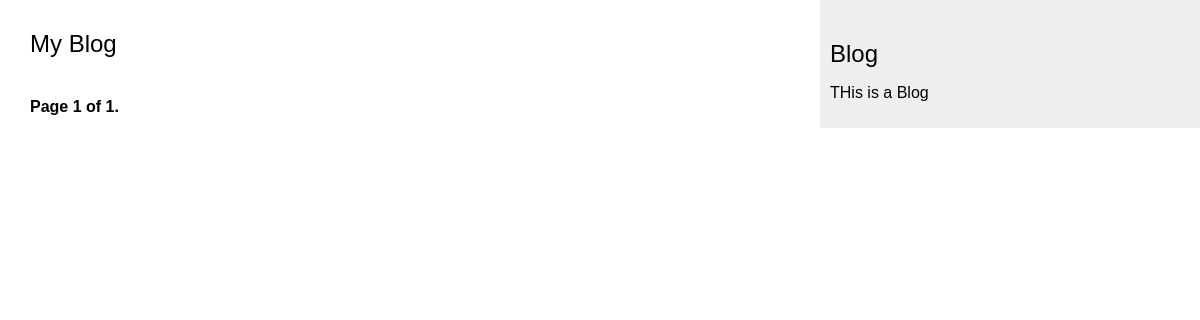
The page /blog/ on the database as committed earlier.
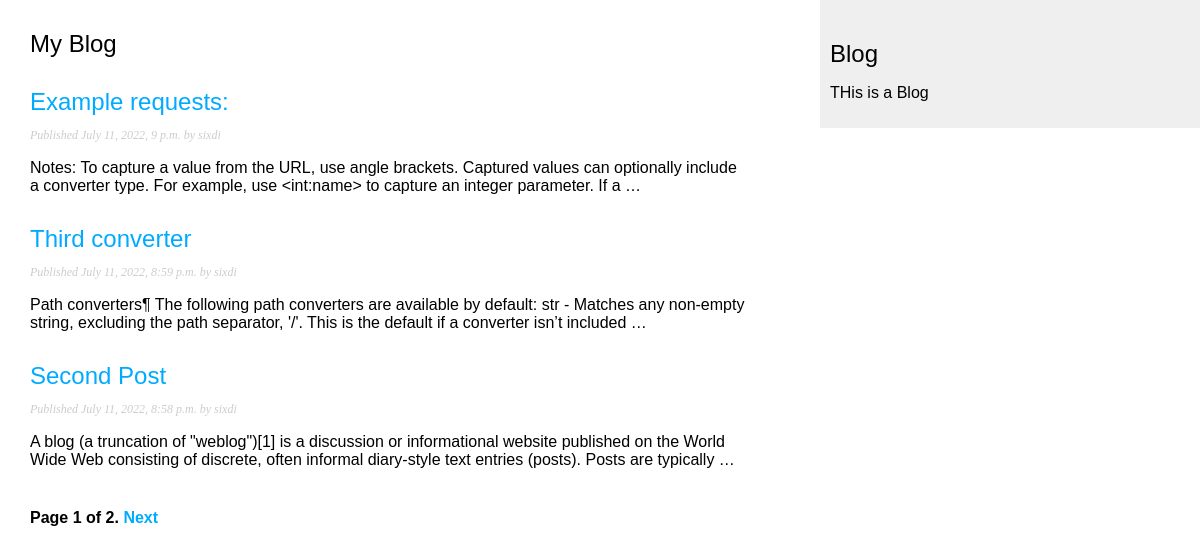
The same page on the database as committed later.
### blog/models.py (models this page shows, shortened)
class Post(models.Model):
    STATUS_CHOICE = (
        ('draft', 'Draft'),
        ('published', 'Published'),
    )
    title = models.CharField(max_length=250)
    slug = models.SlugField(max_length=250, unique_for_date='publish')
    author = models.ForeignKey(User, on_delete=models.CASCADE, related_name='blog_posts')
    body = models.TextField()
    publish = models.DateTimeField(default=timezone.now)
    created = models.DateTimeField(auto_now_add=True)
    updated = models.DateTimeField(auto_now=True)
    status = models.CharField(max_length=10, choices=STATUS_CHOICE, default='draft')
    class Meta:
        ordering = ('-publish', )
    objects = models.Manager()
    published = PublishedManager()
    def get_absolute_url(self):
        return reverse('blog:post_detail', args=[
            self.publish.year,
            self.publish.month,
            self.publish.day, self.slug
        ])

### blog/views.py (the view)
# urls.py: path('', views.post_list, name='post_list'),
def post_list(request):
    posts = Post.published.all()
    per_page = 3
    paginator = Paginator(object_list=posts, per_page=per_page)
    page = request.GET.get('page')
    try:
        posts = paginator.page(page)
    except PageNotAnInteger:
        posts = paginator.page(1)
    except EmptyPage:
        posts = paginator.page(paginator.num_pages)
    context = {
        'page': page,
        'posts': posts,
    }
    return render(request, 'blog/post/list.html', context=context)

### blog/models.py (called while the page is built)
    def get_queryset(self):
        return super(PublishedManager, self).get_queryset().filter(status='published')

### templates/blog/post/list.html (shortened to what this page needs)
{% extends 'blog/base.html' %}
{% block content %}
    <h2>My Blog</h2>
    {% for post in posts %}
        <h2>
            <a href="{{ post.get_absolute_url }}">
                {{post.title}}
            </a>
        </h2>
        <p class="date">
            Published {{ post.publish }} by {{ post.author }}
        </p>
        {{ post.body|truncatewords:30|linebreaks}}
    {% endfor %}
    {% include "blog/post/pagination.html" with page=posts %}
{% endblock %}

### templates/blog/base.html (shortened to what this page needs)
{% load static %}
<!DOCTYPE html>
<html lang="en">
<head>
    <link href="{% static 'css/blog.css' %}" rel="stylesheet">
</head>
<body>
    <div id="content">
        {% block content %}
        {% endblock %}
    </div>
    <div id="sidebar">
        <h2>Blog</h2>
        <p>THis is a Blog</p>
    </div>
</body>
</html>

### templates/blog/post/pagination.html (shortened to what this page needs)
<div class="pagination">
    <span class="step-links">
        <span class="current">
            Page {{page.number}} of {{page.paginator.num_pages}}.
        </span>
        {% if page.has_next %}
            <a href="?page={{page.next_page_number}}">Next</a>
        {% endif %}
    </span>
</div>

### static/css/blog.css (style rules this page uses)
body { margin:0; padding:0; font-family:helvetica, sans-serif; }
a { color:#00abff; text-decoration:none; }
h2 { font-weight:normal; margin:30px 0 0; }
#content { float:left; width:60%; padding:0 0 0 30px; }
#sidebar { float:right; width:30%; padding:10px; background:#efefef; height:100%; }
p.date { color:#ccc; font-family: georgia, serif; font-size: 12px; font-style: italic; }
.pagination { margin:40px 0; font-weight:bold; }

Rows that differ between the two databases and show on the page:
added Post: title "Example requests:", publish "July 11, 2022, 9 p.m.", author "sixdi", body "Notes: To capture a value from the URL, use angle brackets. Captured values can optionally include a converter type. For example, use <int:name> to capture an integer parameter. If a …"
added Post: title "Third converter", publish "July 11, 2022, 8:59 p.m.", author "sixdi", body "Path converters¶ The following path converters are available by default: str - Matches any non-empty string, excluding the path separator, '/'. This is the default if a converter isn’t included …"
added Post: title "Second Post", publish "July 11, 2022, 8:58 p.m.", author "sixdi", body "A blog (a truncation of \"weblog\")[1] is a discussion or informational website published on the World Wide Web consisting of discrete, often informal diary-style text entries (posts). Posts are typically …"
Other text that changed with them:
{{ page.paginator.num_pages }}: "1" → "2"
text now shown: "Next"
